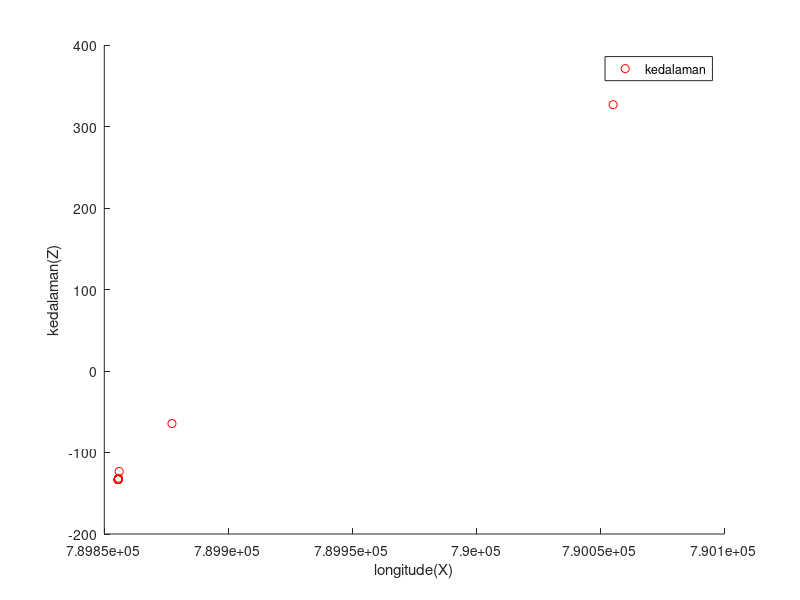

Write MATLAB code to recreate this figure.
clc
clear all

a=1:10;a=a'; %jumlah iterasi

%=============================== delta m
xo=[790055.307281783000000
789877.396296814000000
789856.111430346000000
789855.846073376000000
789855.699262554000000
789855.674171732000000
789855.669244820000000
789855.668319714000000
789855.668144826000000
789855.668111845000000];

yo=[9205053.938942810000000
9205238.361686370000000
9205275.969778000000000
9205279.175137090000000
9205279.479861380000000
9205279.520349880000000
9205279.527140850000000
9205279.528377730000000
9205279.528608850000000
9205279.528652330000000];

zo=[326.734235452000000
-64.460393023000000
-123.296660193000000
-131.514383932000000
-132.841590688000000
-133.079314169000000
-133.123503893000000
-133.131805422000000
-133.133369553000000
-133.133664491000000];

to=[49.338375518000000
49.181033262000000
49.156709665000000
49.154458411000000
49.154119072000000
49.154058935000000
49.154047763000000
49.154045665000000
49.154045270000000
49.154045196000000];

%===================================== plot data
scatter(xo,zo,'r'); 
legend('kedalaman');
xlabel('longitude(X)'); ylabel('kedalaman(Z)');



